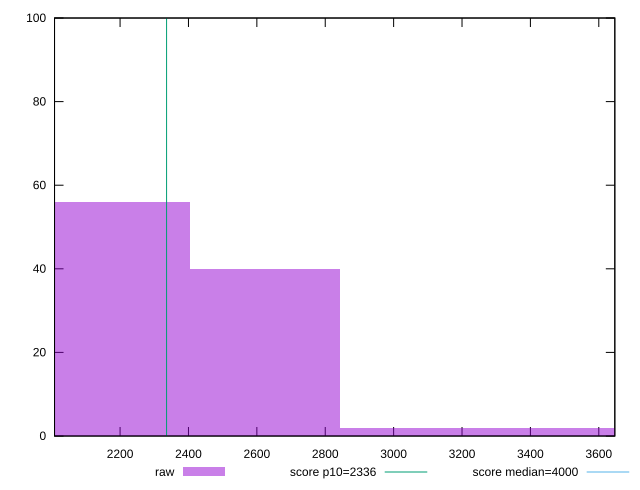

Source code (gnuplot):
reset

$raw <<EOF
2623.5330262746884 40
2186.2775218955735 56
3498.0440350329177 2
3060.788530653803 2
EOF

set key outside below
set boxwidth 437.2555043791147
set xrange [2008.3200000000002:3646.87]
set yrange [0:100]
set trange [0:100]
set style fill transparent solid 0.5 noborder

set parametric
set terminal svg size 640, 490 enhanced background rgb 'white'
set output "report_00015_2021-02-09T16-11-33.973Z/first-contentful-paint/samples/pages+cached+noadtech+nomedia/raw/histogram.svg"

plot $raw title "raw" with boxes, \
     2336,t title "score p10=2336", \
     4000,t title "score median=4000"

reset
